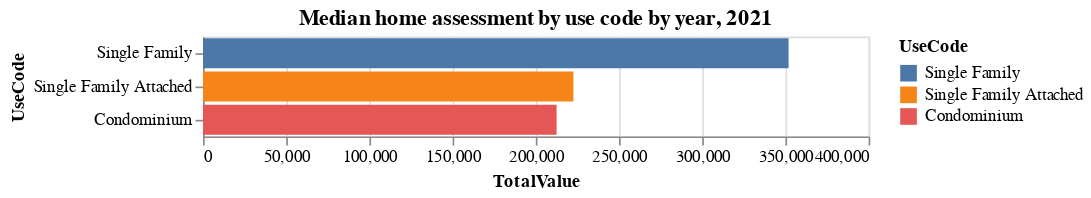

Notebook source saved alongside this figure:
### Code cell
alt.Chart(assessments_by_use).mark_bar().encode(
    y=alt.X("UseCode:N", sort="-x"),
    x=alt.Y("TotalValue:Q"),
    color=alt.X("UseCode:N", sort=alt.SortField("TotalValueAdjusted", "descending")),
    tooltip="TotalValue:Q",
).properties(
    title="Median home assessment by use code by year, 2021",
)

### Figure 1 — Vega-Lite specification as saved in the notebook (floating-point values rounded to 4 significant figures)
{"config": {"view": {"continuousWidth": 400, "continuousHeight": 300}}, "data": {"name": "data-6b96e17a4239e8a9b9cc245b493f361c"}, "mark": "bar", "encoding": {"color": {"field": "UseCode", "sort": {"field": "TotalValueAdjusted", "order": "descending"}, "type": "nominal"}, "tooltip": {"field": "TotalValue", "type": "quantitative"}, "x": {"field": "TotalValue", "type": "quantitative"}, "y": {"field": "UseCode", "sort": "-x", "type": "nominal"}}, "title": "Median home assessment by use code by year, 2021", "$schema": "https://vega.github.io/schema/vega-lite/v4.17.0.json", "datasets": {"data-6b96e17a4239e8a9b9cc245b493f361c": [{"UseCode": "Single Family", "TotalValue": 351900.0}, {"UseCode": "Single Family Attached", "TotalValue": 222600.0}, {"UseCode": "Condominium", "TotalValue": 212500.0}]}}
